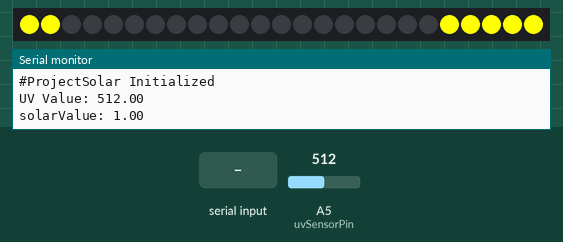
This sketch was run on a simulated Arduino Uno, built with avr-gcc and run on an emulated ATmega328P. Parts: 25 RGB LEDs in strip order, left to right, the last lines printed to the serial monitor. Inputs (shaded band) come from the test bench; at power-on: A5 (uvSensorPin) = 512.

Above: at 1.3 s.
1.4 s: "a" received over Serial
At 2.3 s:
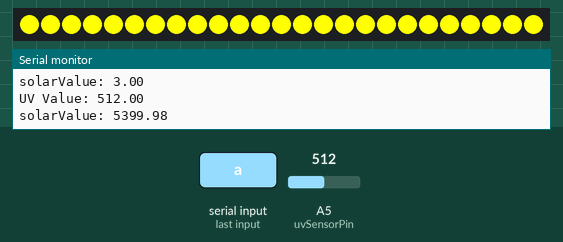
3.5 s: "t" received over Serial
At 5.1 s:
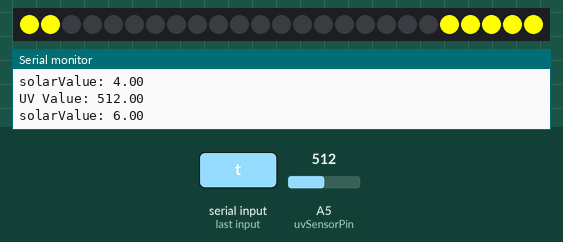
Timing chart, 0 to 6.6 s (numbered marks = the images above; inputs shaded):
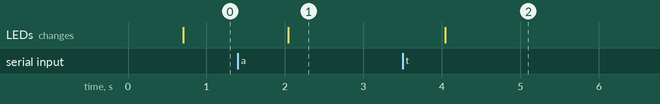

Measured:
- after the input at 1.4 s, the LEDs: change after 0.64 s (image 1)
- after the input at 3.5 s, the LEDs: change after 0.54 s (image 2)

The sketch:

ProjectSolar.ino
```cpp
// #ProjectSolar Sun Measuring Box
// by Colin Chan

// Computational Practices 2 | FA'23

// Configuration | FastLED
#include <FastLED.h>  // header file
#define NUM_LEDS 25   // number of led present in your strip
#define DATA_PIN 11   // digital pin of your arduino

CRGB leds[NUM_LEDS];

// Reserve PINs for Functions
const int uvSensorPin = A5;  // select the input pin for the potentiometer

// Program Variables
unsigned long solarUpdateTime;  // Think this time as the pre-code time
unsigned long ledBlinkTime;     // Think this time as the pre-code time
unsigned long currentTime;      // Think this time as the during-code time
bool ledBlink = false;

const float uvChargeTime = 0.5 * 60;      // Default: 0.5-h to charge.
const float uvDischargeTime = 23.5 * 60;  // Default: 23.5h to fully discharge.
const float solarInterval = 333.3333333;  // Default: 0.3 second interval for scanning UV from sensor.

const float uvGainRate = 1;
const float uvMaxValue = uvGainRate * (uvChargeTime * 60 * 1000) / solarInterval;
const float uvDropRate = uvChargeTime / uvDischargeTime * uvGainRate;


// Exponential Moving Average (EMA) Filter
#define MAJOR_VALUE 0.95
float currentAverage;
float lastAverage;

// Measure Value From Sensors
float uvValue;                       // Variable to store the value coming from the sensor
float solarValue;                    // Variable for "Solar"
int solarBracket = uvMaxValue / 10;  // Variable to equalize across 10-Bars of LEDs

void setup() {
  Serial.begin(115200);
  Serial.println("#ProjectSolar Initialized");

  FastLED.addLeds<NEOPIXEL, DATA_PIN>(leds, NUM_LEDS);  // Init: FastLED
  for (int i = 0; i < NUM_LEDS; i++) {                  // Init: FastLED – On start, set all dark
    leds[i] = CRGB::Black;
    FastLED.show();
  }

  // Declare the uvSensorPin as an INPUT:
  pinMode(uvSensorPin, INPUT);
}

// Key Function to Update Solar Variable
void updateSolar(float c) {
  if (c > 50 && solarValue < uvMaxValue) {
    solarValue += uvGainRate;
  } else if (solarValue > 0) {
    solarValue -= uvDropRate;
  }

  if (solarValue < 0) {
    solarValue = 0;
  }
}

// Controller LED Sub-Functions with LED ID as Property
void ledOn(int a) {
  leds[a * 2] = CRGB::Yellow;
  leds[a * 2 + 1] = CRGB::Yellow;
  FastLED.show();
}

void ledRed(int a) {
  leds[a * 2] = CRGB::Red;
  leds[a * 2 + 1] = CRGB::Red;
  FastLED.show();
}

void ledOff(int a) {
  leds[a * 2] = CRGB::Black;
  leds[a * 2 + 1] = CRGB::Black;
  FastLED.show();
}


void loop() {
  // Get Current Time
  currentTime = millis();

  // Read Value From Sensor and Smoothen with EMA Filter
  uvValue = analogRead(uvSensorPin);
  currentAverage = (MAJOR_VALUE * lastAverage) + ((1.0 - MAJOR_VALUE) * uvValue);
  lastAverage = currentAverage;

  // Update solarValue Variable
  if (currentTime - solarUpdateTime >= solarInterval) {
    updateSolar(currentAverage);
    solarUpdateTime = currentTime;  // Reset pre-code time to current (now) or during
  }

  // Update LED State
  if (currentTime - ledBlinkTime >= solarInterval * 2) {
    // Correlate solarValue to LED
    if (solarValue == 0) {
      if (!ledBlink) {
        ledRed(0);
        ledBlink = true;
      } else {
        ledOff(0);
        ledBlink = false;
      }
      for (int i = 20; i < NUM_LEDS; i++) {  // Config: FastLED – On start, set all dark
        leds[i] = CRGB::Black;
        FastLED.show();
      }
    } else {
      for (int i = 0; i < 10; i++) {            // 10-Light Brackets
        if (solarValue > (solarBracket * i)) {  // Reference solarBracket Variable
          ledOn(i);
        } else {
          ledOff(i);
        }
      }

      for (int i = 20; i < NUM_LEDS; i++) {
        leds[i] = CRGB::Yellow;
        FastLED.show();
      }
    }

    // Reset Pre-Code Time to Current (Now) or During
    ledBlinkTime = currentTime;

    // Print Values into Serial For Diagnostics
    Serial.print("UV Value: ");
    Serial.println(uvValue);
    Serial.print("solarValue: ");
    Serial.println(solarValue);
  }


  // Override Controls for Diagnostics
  char c = Serial.read();
  if (c == 't') {
    solarValue = 3;
  }
  if (c == 'a') {
    solarValue = uvMaxValue;
  }
  if (c == 'z') {
    solarValue = 0;
  }
}
```
